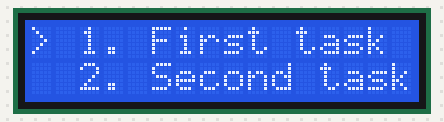
The sketch below on a simulated Arduino Uno, built with avr-gcc and run on an emulated ATmega328P. Parts: 16×2 character LCD.

Above: at 0.1 s.
At 2.1 s:
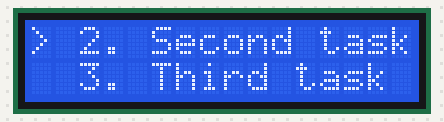
At 4.1 s:
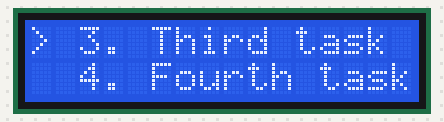
At 6.1 s:
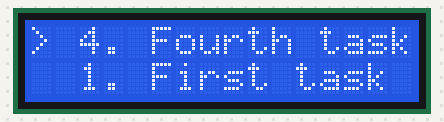

Measured:
- by itself, everything shown: repeats every 10.0 s, in 6 steps
- what the display in image 1 shows lasts 2.0 s, from 2.1 s to 4.1 s

The sketch:

lcd_pattern.ino
```cpp
// This is arduino projects to show auto vertical scrolling on lcd screen module.

#include<LiquidCrystal.h>    // firstly including the library of  LCD.

LiquidCrystal lcd(4,5,6,7,8,9);   // assinging the arduino pin for LCD out pin RS,E,DO4,DO5,DO6,DO7.
void setup() {
  // put your setup code here, to run once:
  lcd.begin(16,2);      // initializing the type of lcd module as 16 by 2 lcd.
  lcd.clear();          // clearing the lcd previous input data.
}

void loop() {
  // put your main code here, to run repeatedly:
lcd.setCursor(0,0);      // setting the cursor on lcd screen.
lcd.print("> 1. First task");      // priting the string on lcd screen.
lcd.setCursor(0,1);
lcd.print("  2. Second task");
delay(2000);
lcd.clear();
lcd.setCursor(0,0);
lcd.print("> 2. Second task");
lcd.setCursor(0,1);
lcd.print("  3. Third task");
delay(2000);
lcd.clear();
lcd.setCursor(0,0);
lcd.print("> 3. Third task");
lcd.setCursor(0,1);
lcd.print("  4. Fourth task");
delay(2000);
lcd.clear();
lcd.setCursor(0,0);
lcd.print("> 4. Fourth task");
lcd.setCursor(0,1);
lcd.print("  1. First task");
delay(2000);
lcd.clear();
lcd.setCursor(0,0);
lcd.print("> 1. First task");
lcd.setCursor(0,1);
lcd.print("  2. Second task");
delay(2000);
lcd.clear();
}
```

Source omitted: images.c (data table, 15393 bytes), for_lcd_menu.c (data table, 18471 bytes)
